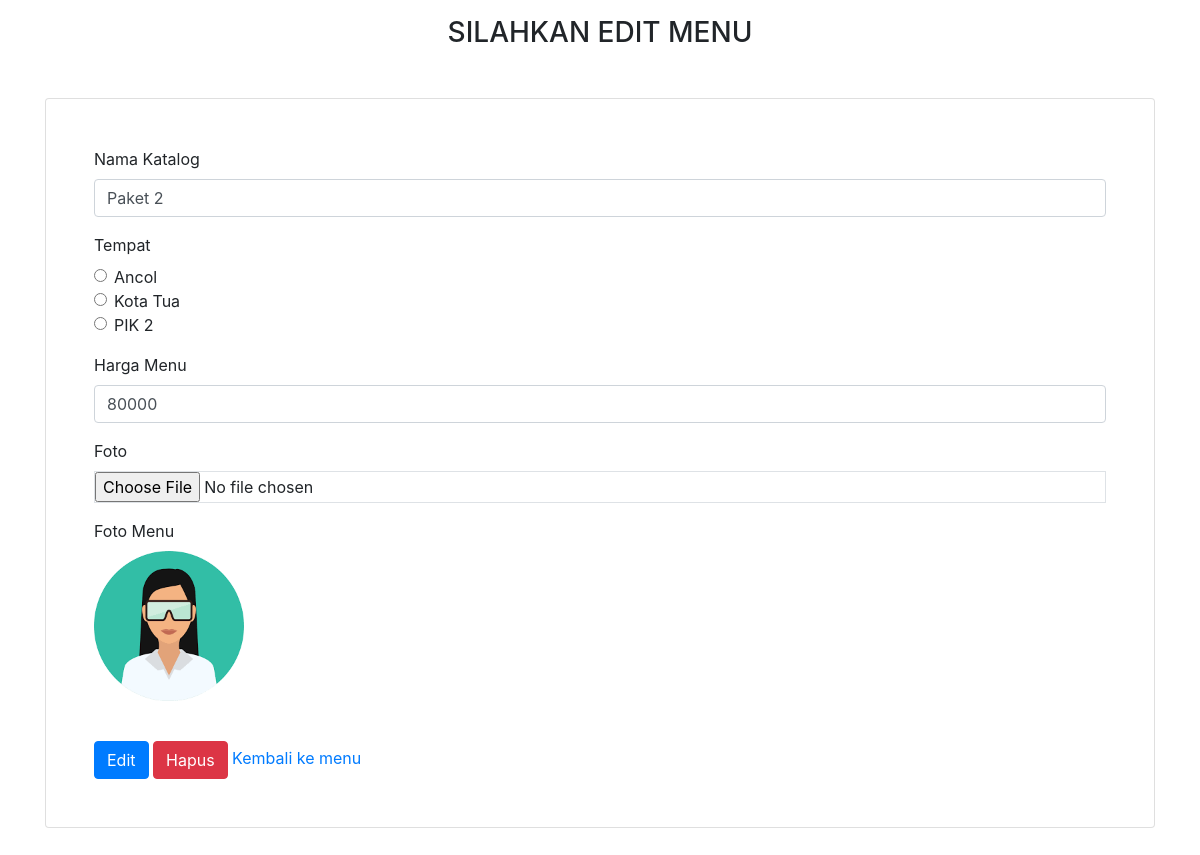
The app's page /edit_menu_graduation.php?id_menu=4 with its own data.
### tables this page shows
CREATE TABLE `graduation`  (
  `id_menu` int NOT NULL AUTO_INCREMENT,
  `nama` varchar(50) NOT NULL,
  `harga` int NOT NULL,
  `gambar` varchar(255) NOT NULL,
  `tempat` varchar(100) NULL DEFAULT NULL,
  PRIMARY KEY (`id_menu`) USING BTREE
);

### edit_menu_graduation.php (the view, shortened to what this page needs)
<?php
include('koneksi.php');
$id_menu = $_GET['id_menu'];
$ambil = mysqli_query($koneksi, "SELECT * FROM graduation WHERE id_menu='$id_menu'");
$result = mysqli_fetch_all($ambil, MYSQLI_ASSOC);
?>
<!doctype html>
<html lang="en">
  <head>
    <link rel="stylesheet" href="https://stackpath.bootstrapcdn.com/bootstrap/4.4.1/css/bootstrap.min.css">
    <link rel="stylesheet" type="text/css" href="">
    <link rel="stylesheet" type="text/css" href="fontawesome/css/all.min.css">
    <link rel="stylesheet" type="text/css" href="css/bootstrap.min.css">
  </head>
  <body>
  <div class="container">
    <h3 class="text-center mt-3 mb-5">SILAHKAN EDIT MENU</h3>
    <div class="card p-5 mb-5">
      <form method="POST" action="edit_graduation.php" enctype="multipart/form-data">
        <div class="form-group">
          <label for="menu1">Nama Katalog</label>
          <input type="text" class="form-control" id="menu1" name="nama" value="<?php echo $result[0]['nama'] ?>">
        </div>
        <div class="form-group">
          <label for="#">Tempat</label>
          <div class="form-check">
            <label class="form-check-label">
              <input type="radio" class="form-check-input" name="tempat" value="ancol">Ancol
            </label>
          </div>
          <div class="form-check">
            <label class="form-check-label">
              <input type="radio" class="form-check-input" name="tempat" value="kota tua">Kota Tua
            </label>
          </div>
          <div class="form-check">
            <label class="form-check-label">
              <input type="radio" class="form-check-input" name="tempat" value="pik 2">PIK 2
            </label>
          </div>
         </div>
        <div class="form-group">
          <label for="harga1">Harga Menu</label>
          <input type="text" class="form-control" id="harga1" name="harga" value="<?php echo $result[0]['harga'] ?>">
        </div>
        <div class="form-group">
          <label for="gambar">Foto</label>
          <input type="file" class="form-control-file border" id="gambar" name="gambar">
        </div>
        <div class="form-group">
          <label for="gambar">Foto Menu</label></br>
          <img src="upload/<?php echo $result[0]['gambar'] ?>"alt="..." height="150px" width="150px">
        </div></br>
        <button type="submit" class="btn btn-primary" name="tambah">Edit</button>
        <button type="reset" class="btn btn-danger" name="reset">Hapus</button>
        <a href="daftar_menu_graduation.php">
            Kembali ke menu
        </a>
  </div>
  </div>
  </body>
</html>

### records on screen
graduation: nama "Paket 2", harga "80000", gambar (picture)
